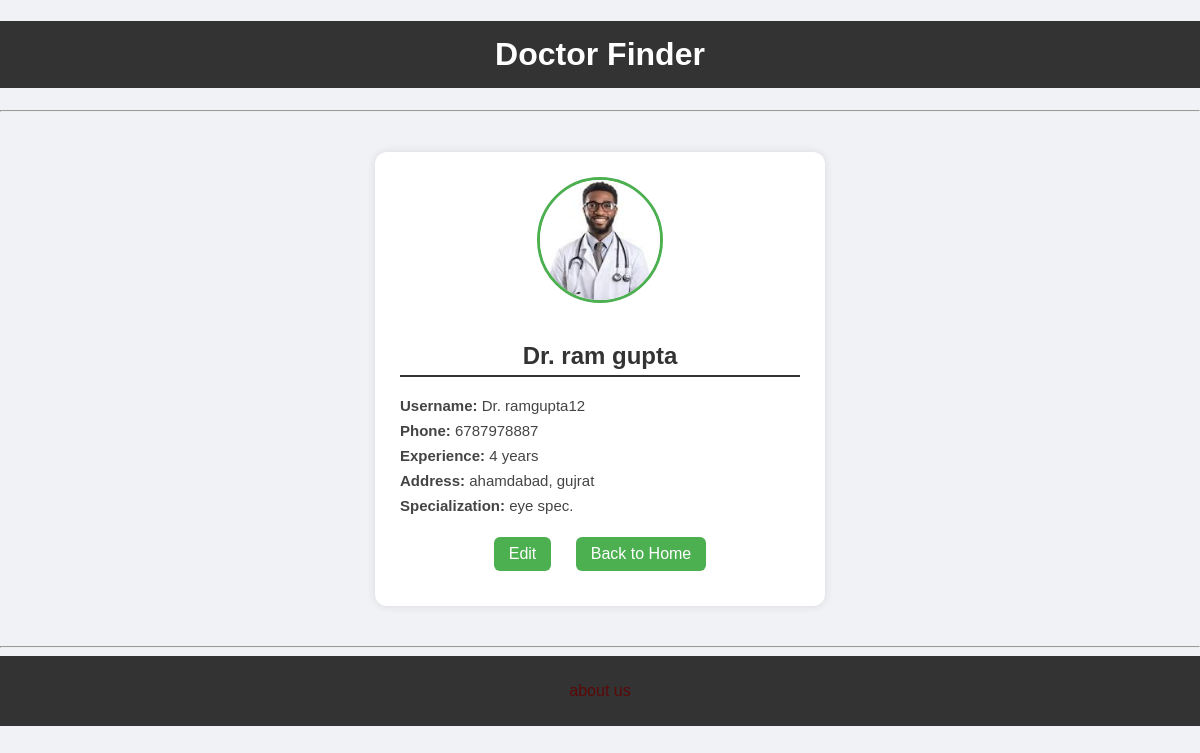
The page /profile/3 on the database its author committed.
### doctor_profile_app/models.py (models this page shows)
class DoctorProfile(models.Model):
    user = models.OneToOneField(User, on_delete=models.CASCADE)
    specialization = models.CharField(max_length=100)
    experience = models.IntegerField()
    clinic_address = models.TextField()
    phone = models.CharField(max_length=15)
    image = models.ImageField(upload_to="doctor_images/" ,blank=True,null=True)
    def __str__(self):
        return f"Dr. {self.user.username}"

### doctor_profile_app/views.py (the view)
# urls.py: path('profile/<int:id>',profile_page,name='profile_page'),
def profile_page(request,id = None):
    if id:
        doctor_info = DoctorProfile.objects.get(pk = id)
    return render(request,'profile.html',{'doctor_info':doctor_info})

### doctor_profile_app/templates/profile.html (shortened to what this page needs)
{% extends 'base.html' %}
{% block content %}
<div class="profile-card">
    {% if doctor_info %}
    {% if doctor_info.image %}
        <img src="{{ doctor_info.image.url }}" class="profile-img">
    {% else %}
        <img src="https://via.placeholder.com/120" class="profile-img">
    {% endif %}
    <h2>Dr. {{ doctor_info.user.first_name }} {{ doctor_info.user.last_name }}</h2>
    <div class="profile-info">
        <p><strong>Username:</strong> {{ doctor_info }}</p>
        <p><strong>Phone:</strong> {{ doctor_info.phone }}</p>
        <p><strong>Experience:</strong> {{ doctor_info.experience }} years</p>
        <p><strong>Address:</strong> {{ doctor_info.clinic_address }}</p>
        <p><strong>Specialization:</strong> {{ doctor_info.specialization }}</p>
    </div>
    {% else %}
    <p>No profile found</p>
    {% endif %}
    <a href="{% url 'edit_profile' doctor_info.id %}" class="back-btn">Edit</a>
    <a href="{% url 'home_page' %}" class="back-btn">Back to Home</a>
</div>
{% endblock %}

### static/css/home.css (style rules this page uses)
body { font-family: Arial, sans-serif; margin: 0; background-color: #f0f0f0; }
h2 { color: #333; border-bottom: 2px solid #333; padding-bottom: 5px; }
p { font-size: 16px; color: #444; }
a { color: rgb(92, 8, 8); margin: 10px; text-decoration: none; }
h2 { text-align: center; margin-top: 20px; color: #333; }
body { font-family: Arial, sans-serif; background: #f0f2f5; }
h2 { margin-bottom: 15px; }

### doctor_profile_app/templates/profile.html (style rules this page uses)
.profile-card { width: 400px; margin: 40px auto; padding: 25px; border-radius: 12px; box-shadow: 0 0 10px rgba(0,0,0,0.1); background: #fff; text-align: center; font-family: Arial, sans-serif; }
.profile-img { width: 120px; height: 120px; border-radius: 50%; object-fit: cover; margin-bottom: 15px; border: 3px solid #4CAF50; }
.profile-card h2 { margin-bottom: 10px; }
.profile-info { text-align: left; margin-top: 20px; }
.profile-info p { margin: 8px 0; font-size: 15px; }
.back-btn { display: inline-block; margin-top: 15px; padding: 8px 15px; background: #4CAF50; color: white; text-decoration: none; border-radius: 6px; }

### rows shown on the page
DoctorProfile: image (picture), user.first_name "ram", user.last_name "gupta", user.username "Dr. ramgupta12", phone "6787978887", experience "4", clinic_address "ahamdabad, gujrat", specialization "eye spec."
